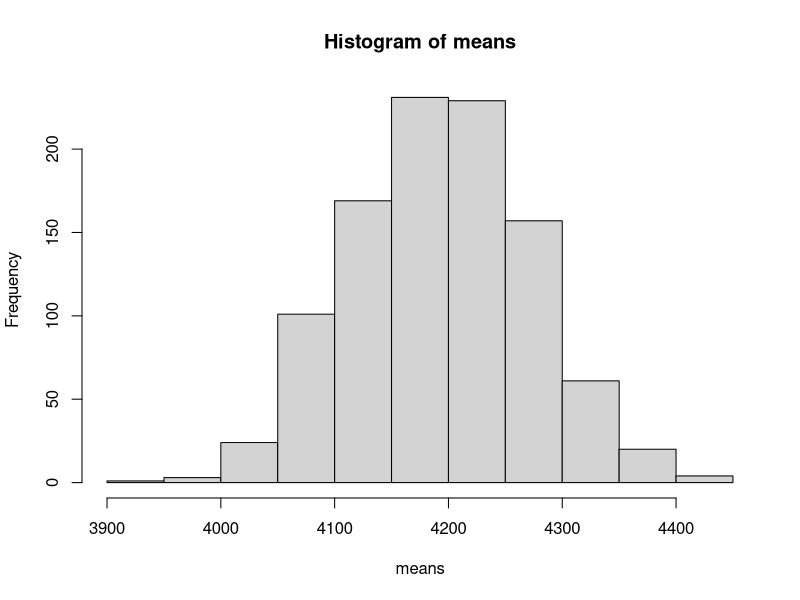
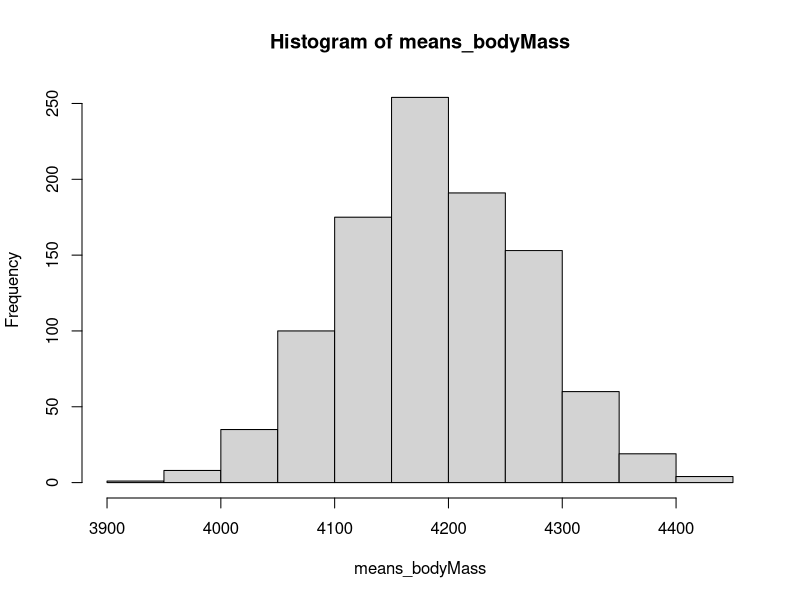
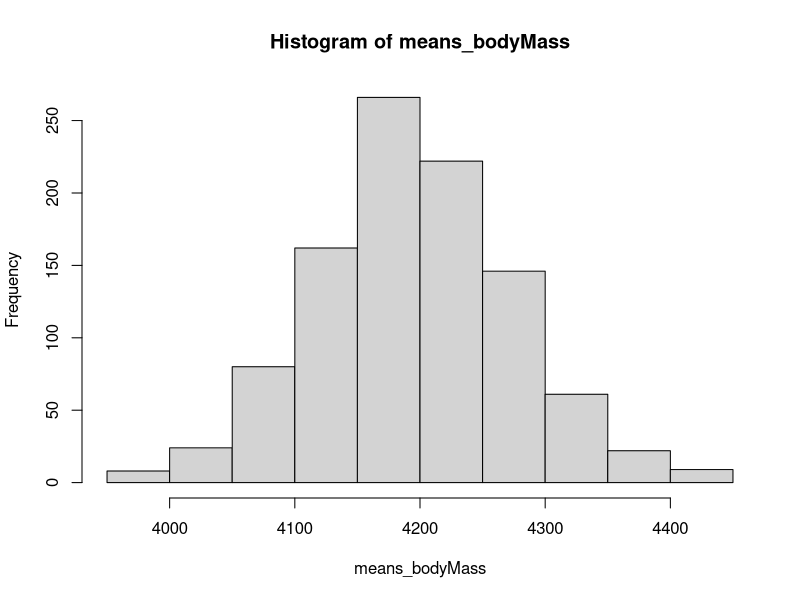
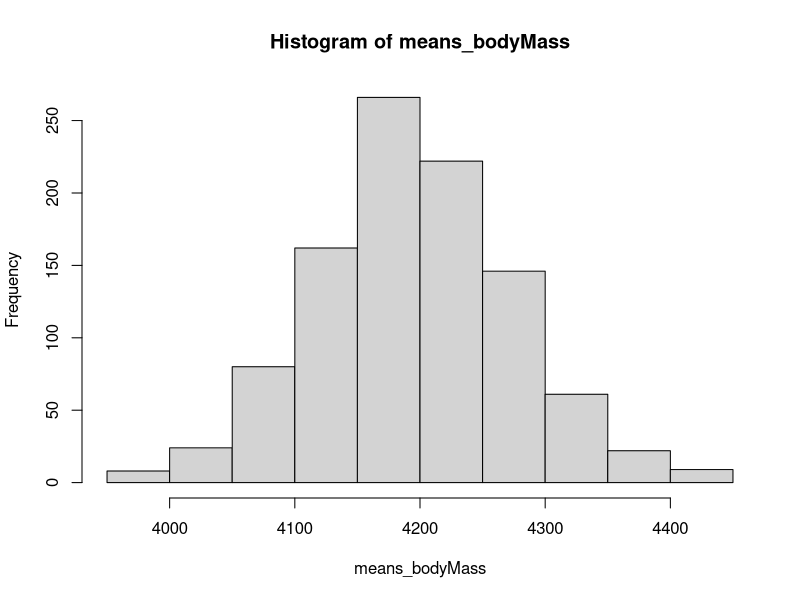
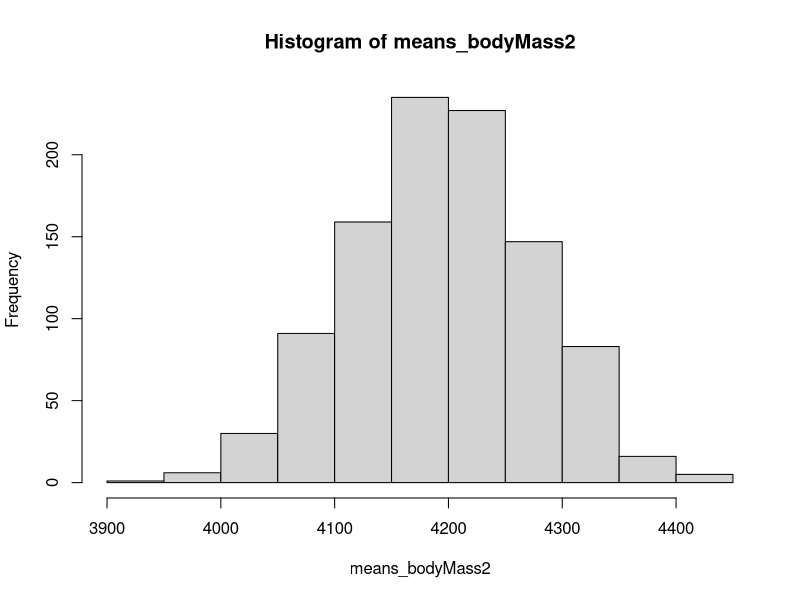
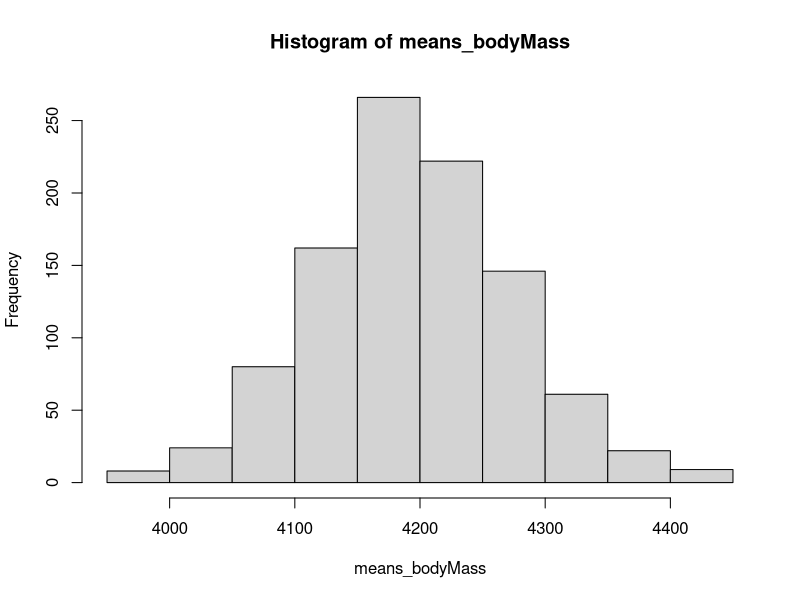
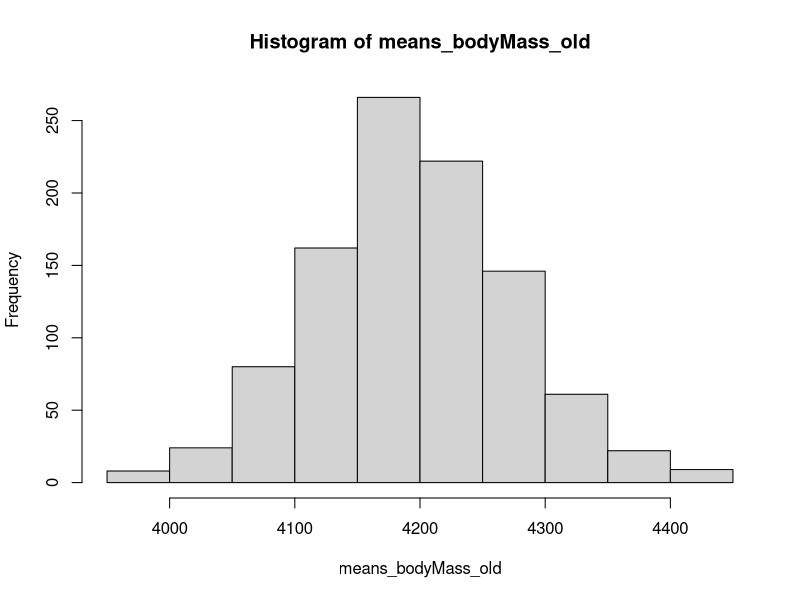
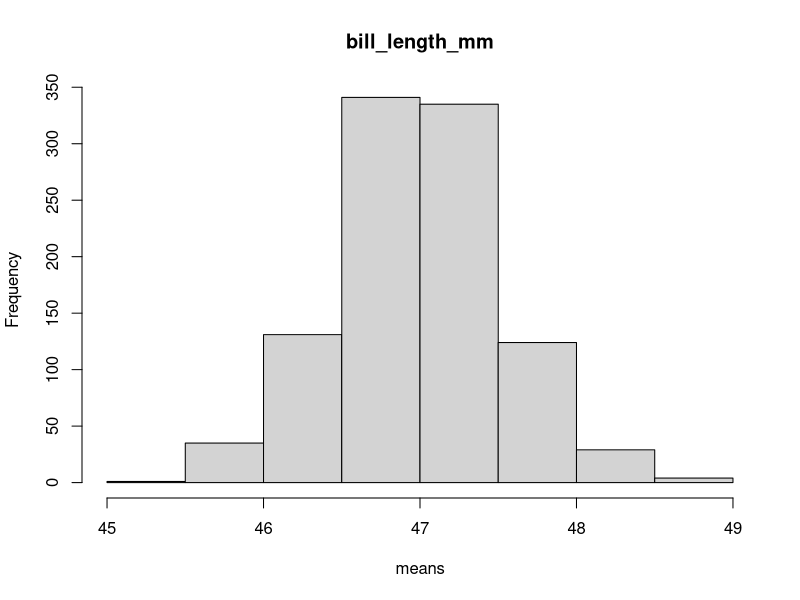

Reproduce these figures in R, in order. (Note: a time limit stopped this script after it produced the figures.)
# Week 10 - Functions
# Elena & Willa
# 11/8/22

#### Load libraries and set options ####
library(tidyverse)
# options(stringsAsFactors = FALSE)



#### Let's make some functions! ####

# Let's use bootstrapping to estimate how much the mean body mass varies between
# samples of penguins (standard error of the mean - SEM)

# Load data
penguins <- read.csv("../data/penguins_clean.csv") # (Note: only 2008 sample)


# Here is what we did before:

# Sample our sample size (101) 1000 times!

# Vector to keep track of the sample means
means <- c()
for(i in 1:1000) {
  # 1) Create a resampled data set, sample WITH REPLACEMENT
  p.resampled <- penguins %>%
    sample_n(nrow(penguins), replace = T)
  
  # 2) Calculate the mean of body mass and save it
  means[i] <- mean(p.resampled$body_mass_g)
  
}

# Plot our means
hist(means)
sd(means)



# How could we make these steps more "flexible"?

# Some answers from class:
# - Set parameters for sample size and for # of samples
# - Set if we want to sample with replacement or not!


# We are going to do the first one!



# Let's make our sample size and num_samples more flexible!
sample_size <- nrow(penguins)
num_samples <- 1000

# Vector to keep track of the sample means
means <- c()
for(i in 1:num_samples) {
  # 1) Take a sample WITH REPLACEMENT nrows(penguin) times
  p.resampled <- penguins %>%
    sample_n(sample_size, replace = TRUE)

  # 2) Calculate the mean body_weight_g of the sample (and save it!)
  means[i] <- mean(p.resampled$body_mass_g)
}



# Now, let's take this one step even further in making this flexible by making
# it into a function!

bootstrap_bodyMass <- function(sample_size, num_samples) {
  # Vector to keep track of the sample means
  means <- c()
  for(i in 1:num_samples) {
    # 1) Take a sample WITH REPLACEMENT nrows(penguin) times
    p.resampled <- penguins %>%
      sample_n(sample_size, replace = TRUE)
    
    # 2) Calculate the mean body_weight_g of the sample (and save it!)
    means[i] <- mean(p.resampled$body_mass_g)
  }
  
  return(means)
}

means_bodyMass <- bootstrap_bodyMass(sample_size = nrow(penguins), 
                                     num_samples = 1000)
hist(means_bodyMass)



# Let's add some additional functionality to our function.
# Let's make it so we can set a seed that we want it to use so that we (and
# others) can replicate our results.
bootstrap_bodyMass <- function(sample_size, num_samples, seed) {
  set.seed(seed)
  # Vector to keep track of the sample means
  means <- c()
  for(i in 1:num_samples) {
    # 1) Take a sample WITH REPLACEMENT nrows(penguin) times
    p.resampled <- penguins %>%
      sample_n(sample_size, replace = TRUE)
    
    # 2) Calculate the mean body_weight_g of the sample (and save it!)
    means[i] <- mean(p.resampled$body_mass_g)
  }
  
  return(means)
}

means_bodyMass <- bootstrap_bodyMass(sample_size = nrow(penguins), 
                                     num_samples = 1000,
                                     seed = 1234)
hist(means_bodyMass)

# But what if I don't always want to pass it a seed? Right now, if I don't pass
# it a seed, the entire function doesn't work! We've added flexibility, but
# we've also removed some at the same time...

# To solve this problem, we can set a default value for an argument! This allows
# us to make an argument optional, and only if we pass something as an argument
# in the function will it override the default.

# Let's make the default value NA because if we don't specifically set a seed,
# we don't want there to be one, and we will just let R use the default seed. We
# will also need to make some changes to the body of our function to fully
# incorporate the change.

bootstrap_bodyMass <- function(sample_size, num_samples, seed = NA) {
  # If a value is given for seed, set a seed
  # Otherwise, don't set a seed
  if(!is.na(seed)) {
    set.seed(seed)
  }
  
  # Vector to keep track of the sample means
  means <- c()
  for(i in 1:num_samples) {
    # 1) Take a sample WITH REPLACEMENT nrows(penguin) times
    p.resampled <- penguins %>%
      sample_n(sample_size, replace = TRUE)
    
    # 2) Calculate the mean body_weight_g of the sample (and save it!)
    means[i] <- mean(p.resampled$body_mass_g)
  }
  
  return(means)
}

# Check that it still works when I pass it a seed
means_bodyMass <- bootstrap_bodyMass(sample_size = nrow(penguins), 
                                     num_samples = 1000,
                                     seed = 1234)
hist(means_bodyMass)


# Now check that it works when I don't pass a seed
means_bodyMass2 <- bootstrap_bodyMass(sample_size = nrow(penguins), 
                                     num_samples = 1000)
hist(means_bodyMass2)




# What other parts of this function would we want to make more flexible?

# Some answers from class:
# - Change what function it is calculating --> Not mean anymore!
# - Calculate SEM for a different variable
# - Use on a different data set, too!

# We will do the second and third idea!


# Maybe I don't only want to find the bootstrapped error of body_mass_g. Perhaps
# I want the flexibility to find the bootstrapped SEM for any of the variables I
# have!

bootstrap_penguins <- function(variable, sample_size, num_samples, seed = NA) {
  # If a value is given for seed, set a seed
  # Otherwise, don't set a seed
  if(!is.na(seed)) {
    set.seed(seed)
  }
  
  # Vector to keep track of the sample means
  means <- c()
  for(i in 1:num_samples) {
    # 1) Take a sample WITH REPLACEMENT nrows(penguin) times
    p.resampled <- penguins %>%
      sample_n(sample_size, replace = TRUE)
    
    # 2) Calculate the mean body_weight_g of the sample (and save it!)
    means[i] <- mean(p.resampled[, variable])
  }
  
  return(means)
}

means_bodyMass <- bootstrap_penguins(variable = "body_mass_g",
                                     sample_size = nrow(penguins), 
                                     num_samples = 1000,
                                     seed = 1234)

# ^^ should give us the same as what we got before with the _bodyMass function!

means_bodyMass_old <- bootstrap_bodyMass(sample_size = nrow(penguins), 
                                         num_samples = 1000,
                                         seed = 1234)

hist(means_bodyMass)
hist(means_bodyMass_old)

# It does!


# Let's try it with another variable
means <- bootstrap_penguins("bill_length_mm", 100, 1000, 1234)
hist(means, main = "bill_length_mm")

# Does this make sense? Let's check the original data:
mean(penguins$bill_length_mm)
mean(means)

sd(penguins$bill_length_mm) / sqrt(nrow(penguins)) # (formula for SEM)
sd(means)
# ^^ Looks good!



# What if we wanted to calculate SEM with a different data set?
# Load more data
baby <- read.csv("../data/brainwavebabydata.csv")
happiness <- read.csv("../data/world-happiness_2020.csv")



bootstrap_SEM <- function(data, variable, sample_size, num_samples, seed = NA) {
  # If a value is given for seed, set a seed
  # Otherwise, don't set a seed
  if(!is.na(seed)) {
    set.seed(seed)
  }
  
  # Vector to keep track of the sample means
  means <- c()
  for(i in 1:num_samples) {
    # 1) Take a sample WITH REPLACEMENT nrows(penguin) times
    df.resampled <- data %>%
      sample_n(sample_size, replace = TRUE)
    
    # 2) Calculate the mean body_weight_g of the sample (and save it!)
    means[i] <- mean(df.resampled[, variable])
  }
  
  return(means)
}

means_bodyMass <- bootstrap_SEM(penguins, variable = "body_mass_g",
                                sample_size = nrow(penguins), 
                                num_samples = 1000,
                                seed = 1234)

# ^^ should give us the same as what we got before with the _penguins function!

means_bodyMass_old <- bootstrap_penguins(variable = "body_mass_g",
                                         sample_size = nrow(penguins), 
                                         num_samples = 1000,
                                         seed = 1234)

hist(means_bodyMass)
hist(means_bodyMass_old)
# It does!


# Now, try it with another data set and variable. Then we will do some together.



# Examples of what someone could have done:

means_r2 <- bootstrap_SEM(baby, "r2", 20, 1000, 456)
hist(means_r2)

means_ladder <- bootstrap_SEM(happiness, "Ladder_score", nrow(happiness), 10000, 1234)
hist(means_ladder)

# If I were writing this function for my work, I would TEST TEST TEST! We would
# need to make sure that everything is working properly!


# Now that we have a working function, next thing is to DOCUMENT it so that we can easily share it with others!
# The most important things to document about a function are 3-fold:
# 1) What it does
# 2) What its arguments are (both the type and what it is/what purpose it serves)
# 3) What it returns

# Let's do this documentation for our bootstrap_SEM function


bootstrap_SEM <- function(data, variable, sample_size, num_samples, seed = NA) {
  # Estimates the standard error of the mean of a variable through bootstrapping
  # by iteratively sampling the given data frame with replacement.
  
  # Arguments:
  # data - a data frame that will be resampled
  
  # variable - a string with the name of the variable (i.e., column) for which
  # we want to estimate the standard error of the mean
  
  # sample_size - a number indicating the number of rows we want to resample
  # from our original data in each iteration. For bootstrapping, this number is
  # usually the number of rows in the original data (i.e., nrow(data))
  
  # num_samples - a number indicating the number of times that the original data
  # will be resampled (i.e., the number of iterations of the for loop)
  
  # seed - an optional argument indicating the number to be used as the seed for
  # resampling. If not specified, defaults to NA and R will set a seed according
  # to its default procedure
  
  # Returns a vector of the sample means
  
  
  # If a value is given for seed, set a seed
  # Otherwise, don't set a seed
  if(!is.na(seed)) {
    set.seed(seed)
  }
  
  # Vector to keep track of the sample means
  means <- c()
  for(i in 1:num_samples) {
    # 1) Take a sample WITH REPLACEMENT nrows(penguin) times
    df.resampled <- data %>%
      sample_n(sample_size, replace = TRUE)
    
    # 2) Calculate the mean body_weight_g of the sample (and save it!)
    means[i] <- mean(df.resampled[, variable])
  }
  
  return(means)
}


#### Good resources about functions ####
# Basic intro to functions:
# https://swcarpentry.github.io/r-novice-inflammation/02-func-R/

# Intro to roxygen2 for more formally documenting functions that you make:
# https://combine-australia.github.io/r-pkg-dev/documenting-functions.html


#### Functions: Practice questions - Key ####

## load data we will need
happiness <- read.csv('../data/world-happiness_2020_clean.csv')

## 1. Write your own sum function

calc_sum <- function(list){
  # Calculates the sum of a sequence of numbers
  # ARGUMENTS: 
  # list = a vector of type "num" to sum. 
  # RETURNS: 
  # the sum of the list
  sum <- 0 
  for (num in 1:length(list)){
    sum = sum + list[num]
  }
  return(sum)
}

# test our function 
# simple integers
list1 <- c(1, 4, 5) 
test_1 <- calc_sum(list1)

# negative integers
list2 <- c(-1, -4, 0)
test_2 <- calc_sum(list2)

# List of different link and decimals
list3 <- c(1.5, 2.8, 3, 4.77, 5.66)
test_3 <- calc_sum(list3)


## 2&3. Make the following violin plot from the happiness data and again with
## other y variables

plot_data <- function(happiness_metric) {
  # A function to generate a violin plot showing the relationship between ladder_score_cat and continuous happiness measures. 
  # ARUGMENTS: 
  # happiness metric: The name of a variable for the y-axis of type STRING. 
  # RETURNS:
  # plot showing the relationship between ladder score and measure of interest. 
  p <- ggplot(happiness, aes(x = ladder_score_cat, y = get(happiness_metric), 
                             fill = ladder_score_cat )) + 
    geom_violin() + 
    geom_boxplot(width = 0.1) + 
    theme_classic()
  
  return(p)
} 

# Generate plots
# Q2
plot_data("Social_support")

# Q3
plot_data("Healthy_life_expectancy")
plot_data("Logged_GDP_per_capita")
plot_data("Freedom_to_make_life_choices")
plot_data("Generosity")

## 4. Plot continuous data (including additional customizations from Q5)
plot_data_cont <- function(data, x_axis, y_axis,
                           set_xlab = x_axis,
                           set_ylab = y_axis,
                           set_se = TRUE, 
                           set_color = "dark red") {
  # Plot two continuous variables from a dataframe.
  # ARGUMENTS: 
  # data: Name of dataframe as a STRING
  # x_axis: data to map to x_axis as a string
  # y_axis: data to map to y_axis as a string
  # OPTIONS:
  # set x/ylab: Allows the user to set the x and y axis labels. default is column name. 
  # set_se: Allows user to set standard error around regression line. Default is TRUE. 
  # set_color: Allow user to specify color of scatter plot points as a string. Default is red.
  # RETURNS: 
  # Scatter plot of data with a regression line. 
  
  p <- ggplot(get(data), aes(x = get(x_axis), y = get(y_axis))) + 
    # create a scatter plot
    geom_point(color = set_color) + 
    geom_smooth(method = 'lm', se = set_se) + 
    
    # set axis labels
    xlab(set_xlab) + 
    ylab(set_ylab) + 
    
    # set theme
    theme_classic()
  
  return(p)
} 

# test using defaults
plot_data_cont("happiness", "Perceptions_of_corruption", "Generosity")

# test using my own customizations
plot_data_cont("happiness", "Perceptions_of_corruption", "Generosity", 
               set_se=FALSE, 
               set_color = "dark gray")
